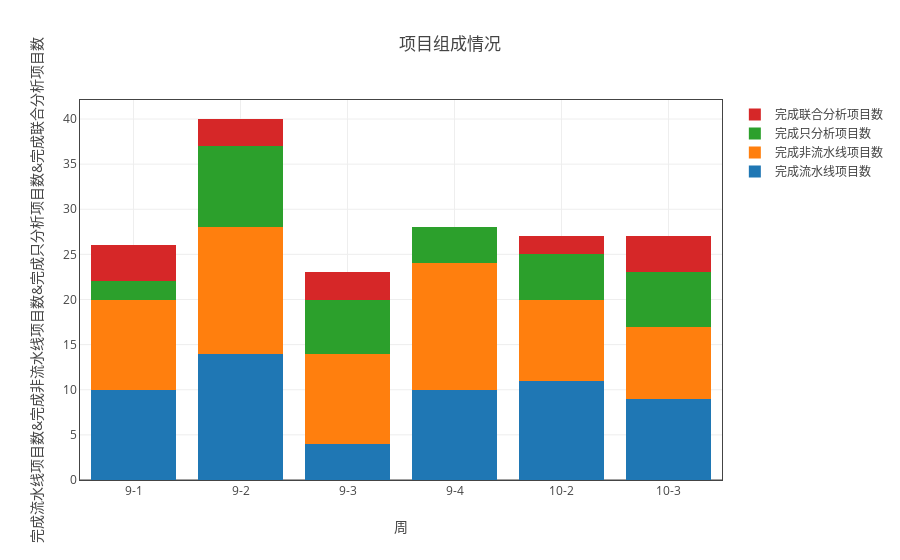
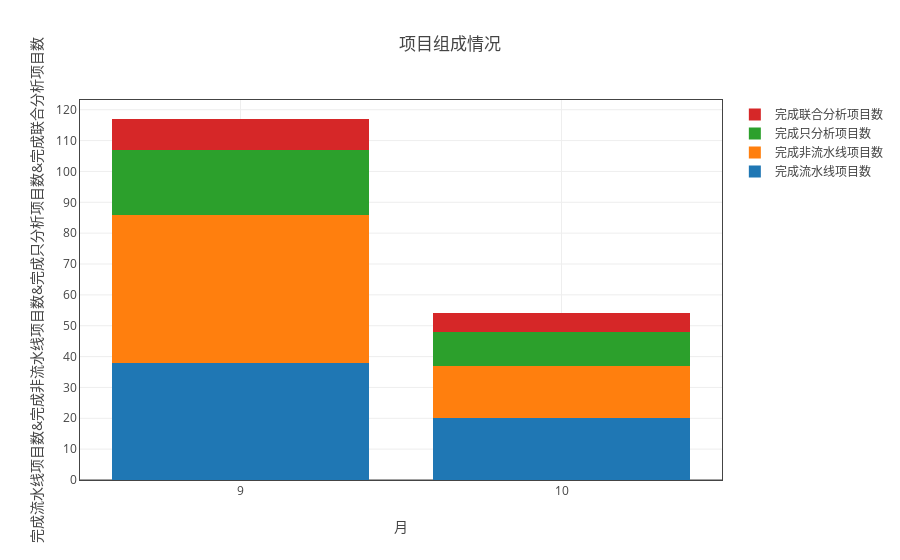

Notebook cell for these charts, in order:
### Markdown cell above
### 项目组成情况

### Code cell
ss = myModule.format(all_df1 ,"日期（格式“月-周次”）" ,['完成流水线项目数','完成非流水线项目数','完成只分析项目数','完成联合分析项目数'])
myModule.myPlot(myModule.sort_by_index(ss.groupby('sum'))).plot('stack_bar',fig_title='项目组成情况')
ss = myModule.format(all_df1 ,"month" ,['完成流水线项目数','完成非流水线项目数','完成只分析项目数','完成联合分析项目数'])
myModule.myPlot(ss.groupby('sum')).plot('stack_bar',"月",fig_title='项目组成情况')

### Figure 1 — Plotly figure (JSON) as saved in the notebook; plotly's stock layout.template omitted (floating-point values rounded to 4 significant figures)
{"data": [{"name": "完成流水线项目数", "type": "bar", "uid": "4aaabb3f-d5ea-11e8-8ddb-a41f72875c19", "x": ["9-1", "9-2", "9-3", "9-4", "10-2", "10-3"], "y": [10, 14, 4, 10, 11, 9]}, {"name": "完成非流水线项目数", "type": "bar", "uid": "4aaabb40-d5ea-11e8-8ddb-a41f72875c19", "x": ["9-1", "9-2", "9-3", "9-4", "10-2", "10-3"], "y": [10, 14, 10, 14, 9, 8]}, {"name": "完成只分析项目数", "type": "bar", "uid": "4aaabb41-d5ea-11e8-8ddb-a41f72875c19", "x": ["9-1", "9-2", "9-3", "9-4", "10-2", "10-3"], "y": [2, 9, 6, 4, 5, 6]}, {"name": "完成联合分析项目数", "type": "bar", "uid": "4aaabb42-d5ea-11e8-8ddb-a41f72875c19", "x": ["9-1", "9-2", "9-3", "9-4", "10-2", "10-3"], "y": [4, 3, 3, 0, 2, 4]}], "layout": {"barmode": "stack", "title": "项目组成情况", "xaxis": {"mirror": "all", "nticks": 20, "showgrid": true, "showline": true, "title": "周", "type": "category", "zeroline": true}, "yaxis": {"mirror": "all", "nticks": 20, "showgrid": true, "showline": true, "title": "完成流水线项目数&完成非流水线项目数&完成只分析项目数&完成联合分析项目数", "zeroline": true}}}

### Figure 2 — Plotly figure (JSON) as saved in the notebook; plotly's stock layout.template omitted (floating-point values rounded to 4 significant figures)
{"data": [{"name": "完成流水线项目数", "type": "bar", "uid": "4aaabb43-d5ea-11e8-8ddb-a41f72875c19", "x": [9, 10], "y": [38, 20]}, {"name": "完成非流水线项目数", "type": "bar", "uid": "4aaabb44-d5ea-11e8-8ddb-a41f72875c19", "x": [9, 10], "y": [48, 17]}, {"name": "完成只分析项目数", "type": "bar", "uid": "4aaabb45-d5ea-11e8-8ddb-a41f72875c19", "x": [9, 10], "y": [21, 11]}, {"name": "完成联合分析项目数", "type": "bar", "uid": "4aaabb46-d5ea-11e8-8ddb-a41f72875c19", "x": [9, 10], "y": [10, 6]}], "layout": {"barmode": "stack", "title": "项目组成情况", "xaxis": {"mirror": "all", "nticks": 20, "showgrid": true, "showline": true, "title": "月", "type": "category", "zeroline": true}, "yaxis": {"mirror": "all", "nticks": 20, "showgrid": true, "showline": true, "title": "完成流水线项目数&完成非流水线项目数&完成只分析项目数&完成联合分析项目数", "zeroline": true}}}
